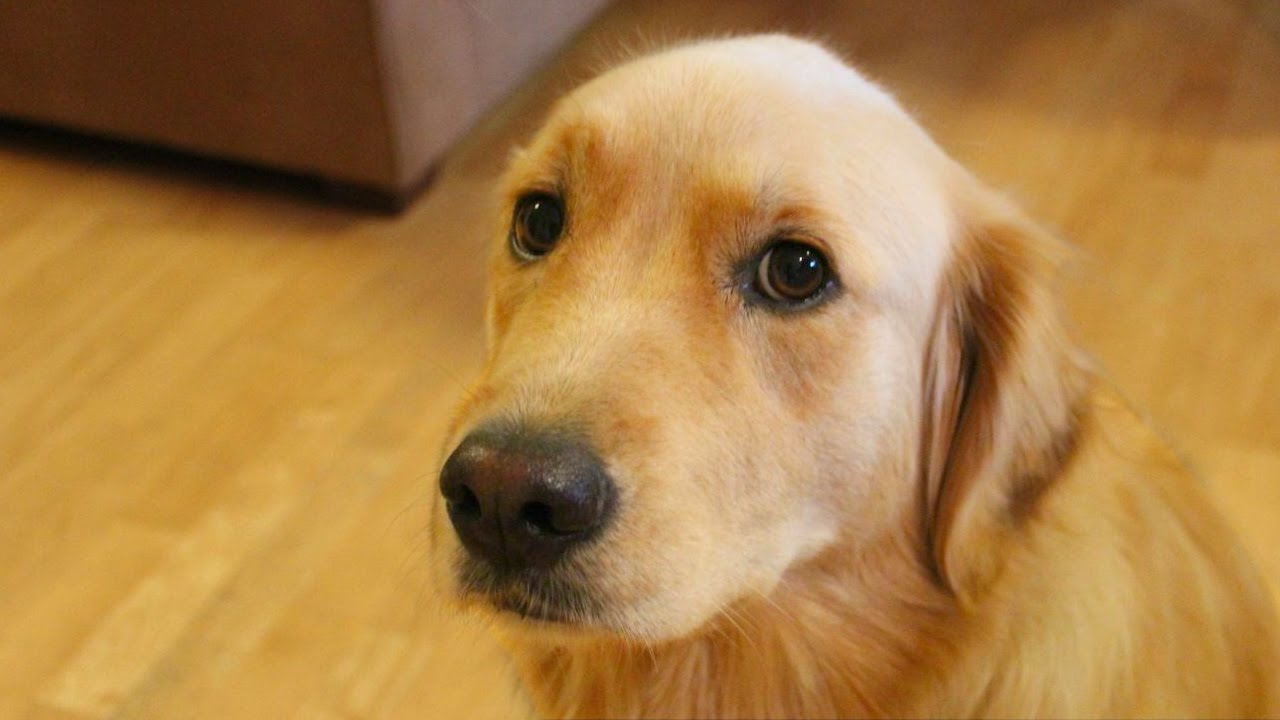
#> input picture dlwpt-code-master/data/p1ch2/bobby.jpg, 1280 x 720 px, given in place of the camera
$ jupyter execute test.ipynb
#> lines starting #> are read from the running program, lines starting #| are printed output that depends on the picture; after the words box and inside, x2 and y2 are one past the last pixel; in counts of white or black regions, pixels touching at a corner belong together
[cell 1]
import cv2

# 捕捉摄像头的视频流
cap = cv2.VideoCapture(0)

# 创建一个 BackgroundSubtractor 对象
fgbg = cv2.createBackgroundSubtractorMOG2()

while True:
    # 读取视频帧
    ret, frame = cap.read()
#> frame is the input picture: shape (720, 1280, 3); mean B, G, R 70.2, 128.7, 172

    # 对视频帧进行预处理，例如将颜色空间转换为灰度图像
    gray = cv2.cvtColor(frame, cv2.COLOR_BGR2GRAY)
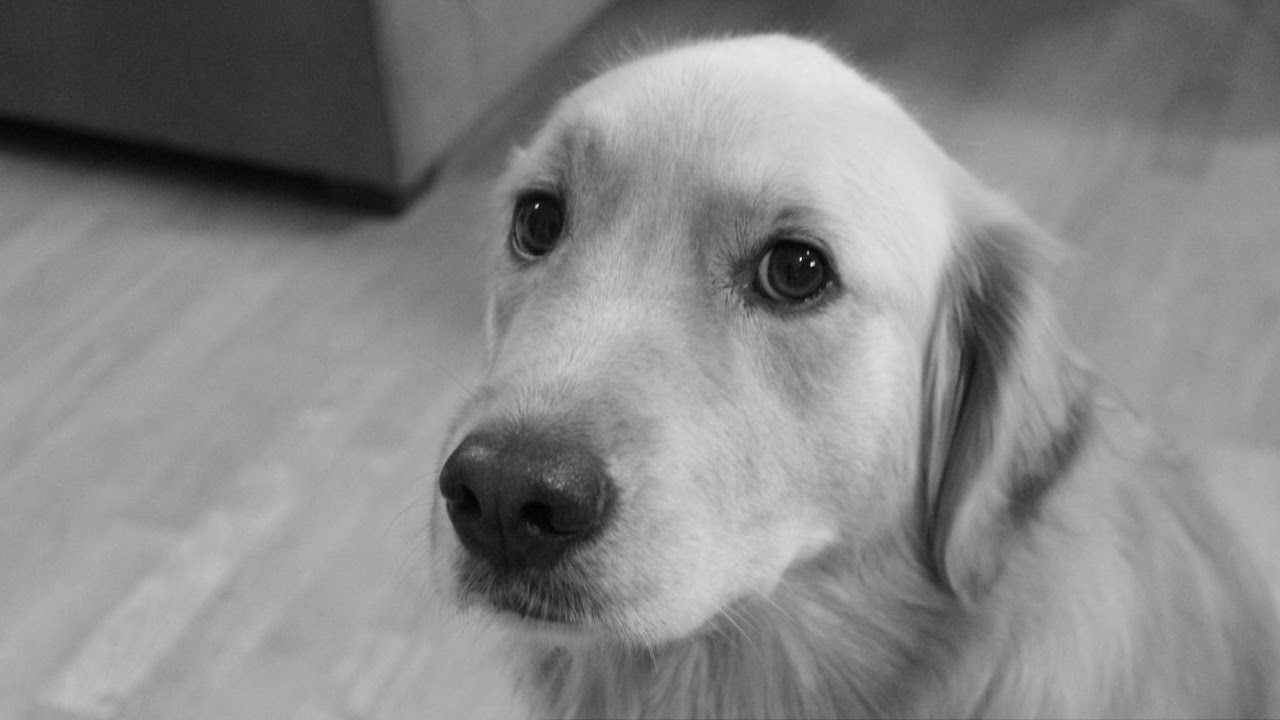
#> gray: shape (720, 1280); min 0, max 240, mean 135

    # 使用 BackgroundSubtractor 对象对视频帧进行前景提取
    fgmask = fgbg.apply(gray)
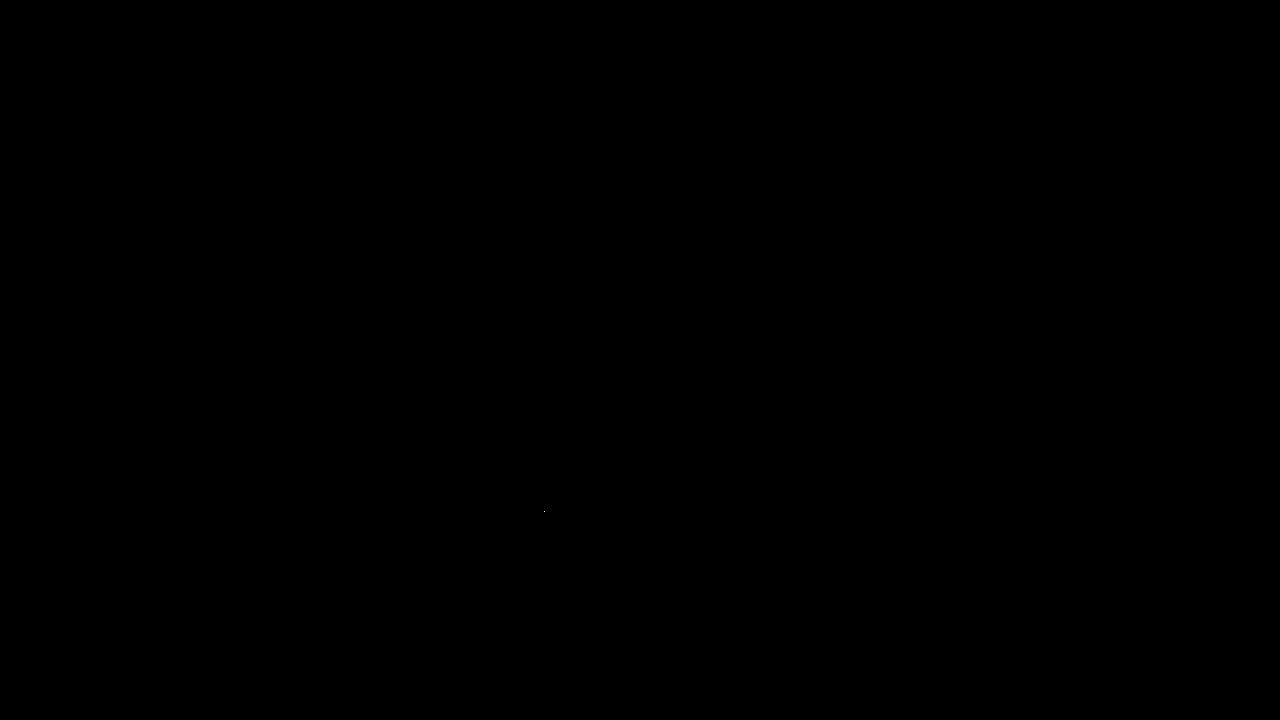
#> fgmask: shape (720, 1280); values 127 (black) and 255 (white), 0% white in thin lines or dots, all inside (x1, y1, x2, y2) = (544, 511, 545, 512)

    # 对前景图像进行形态学操作，例如腐蚀和膨胀
    kernel = cv2.getStructuringElement(cv2.MORPH_ELLIPSE, (5, 5))
    fgmask = cv2.erode(fgmask, kernel, iterations=1)
#> fgmask: shape (720, 1280); every value is 127
    fgmask = cv2.dilate(fgmask, kernel, iterations=1)

    # 在原始视频帧上绘制前景图像
    result = cv2.bitwise_and(frame, frame, mask=fgmask)

    # 显示处理结果
    cv2.imshow('result', result)

    # 等待用户按下 ESC 键退出程序
    if cv2.waitKey(1) == 27:
#> (key Esc is pressed here)
        break

# 释放摄像头资源，关闭所有窗口
cap.release()
cv2.destroyAllWindows()
